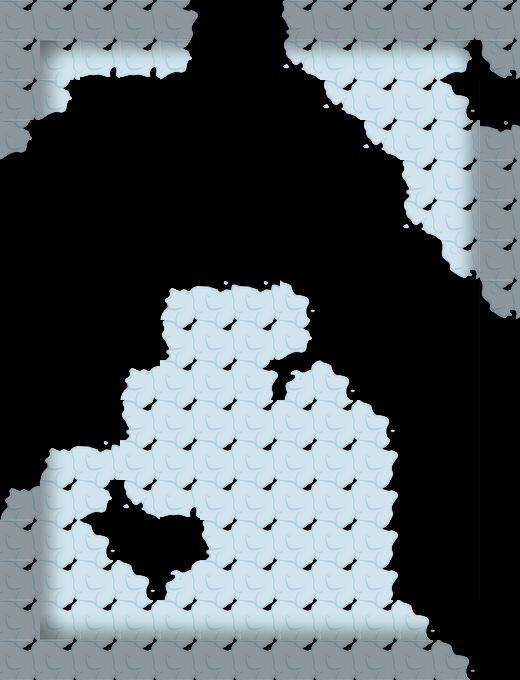

This game map was drawn from its Tiled (.tmx) file and the tilesets committed beside it. A one-line description and the trimmed map source follow:
An orthogonal 13x17 tile map with 40x40 px tiles, 2 tile layers (块层 1, 块层 2).

<map version="1.0" orientation="orthogonal" width="13" height="17" tilewidth="40" tileheight="40">
 <tileset firstgid="1" name="bcmap_skin" tilewidth="40" tileheight="40">
  <image source="bcmap_skin.png" width="200" height="280" />
 </tileset>
 <layer name="块层 1" width="13" height="17">
  <data>[221 cells, 123 non-empty, 15 distinct tile ids]</data>
 </layer>
 <layer name="块层 2" width="13" height="17">
  <data>[221 cells, 104 non-empty, 9 distinct tile ids]</data>
 </layer>
</map>
